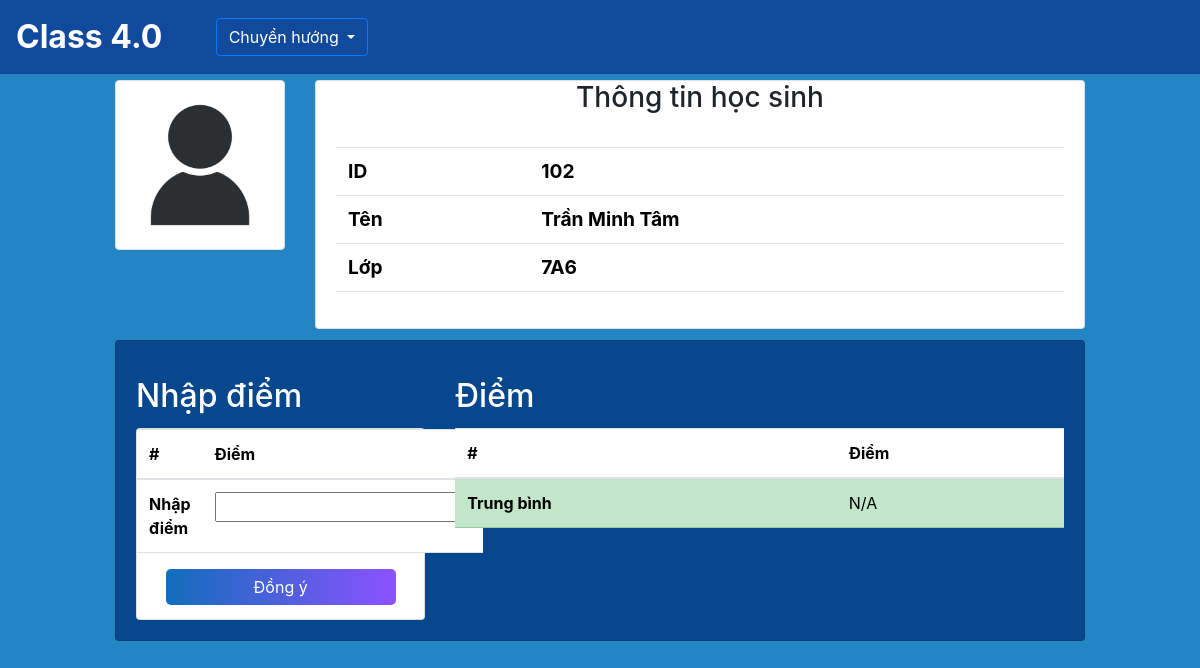
/home/7A6/102/, run on the app's committed database.
### SM/models.py (models this page shows, shortened)
class Student(models.Model):
    id = models.IntegerField(primary_key=True)
    name = models.CharField(max_length=100,blank=False, null=False)
    classroom = models.ForeignKey(Classroom, on_delete=models.CASCADE, related_name='student') # cho phép classroom truy vấn được các student của mình

class Classroom(models.Model):
    name = models.CharField(primary_key=True,max_length=10)
    manager = models.ForeignKey('app_User.Teacher', on_delete=models.CASCADE,related_name='classroom') # 1 lớp chỉ có 1 giáo viên và ngược lại
    def __str__(self):
        return self.name

### CM/views.py (the view)
# urls.py: path('<str:classroom>/<int:student>/', views.detail, name= 'details'),
def detail(request,classroom,student):
    student = get_object_or_404(Student, pk=student)
    now_schedule = get_nowschedule(classroom=classroom)
    subject = None
    if now_schedule:
        subject = now_schedule.subject
    if request.method == 'POST':
        if now_schedule and subject:  # Kiểm tra lại để đảm bảo subject có tồn tại
            form = MarkForm(request.POST, student=student, subject=subject)
            if form.is_valid():
                form.save()
            else:
                messages.error(request, "Có lỗi xảy ra, vui lòng kiểm tra lại.")
        else:
            messages.error(request, 'Hiện không trong giờ dạy')
            return HttpResponseRedirect(request.path_info)
    else:
        form = MarkForm(student=student, subject=subject) if subject else None
    marks = student.marks.filter(student=student,subject=subject)
    context={
        'MarkForm': form,
        'student':student,
        'subject':subject,
        'marks': marks
    }
    return render(request, 'details.html', context)

### CM/forms.py
class MarkForm(forms.ModelForm):
    class Meta:
        model = Mark
        fields = ['scores']  # Chỉ cho phép người dùng nhập điểm
    def __init__(self, *args, **kwargs):
        student = kwargs.pop('student', None)
        subject = kwargs.pop('subject', None)
        super().__init__(*args, **kwargs)
        if subject and student:
            self.instance.student = student
            self.instance.subject = subject
        else:
            self.add_error(None, "Không tìm thấy thông tin hợp lệ để thêm điểm.")

### CM/views.py (called while the page is built)
def get_nowschedule(classroom):
    dayofweek = datetime.now().weekday()
    now = datetime.now()
    period = LessonTime.objects.filter(start_time__lte=now, end_time__gte=now).first()
    schedule = Schedule.objects.filter(classroom=classroom,dayofweek=dayofweek, period=period).first()
    if schedule:
        return schedule
    else:
        return None

### CM/templates/details.html (shortened to what this page needs)
{% extends "base.html" %}
{% load static %}
{% block Nav %}
<div class="dropdown">
    <button type="button" class="btn btn-outline-primary text-white dropdown-toggle" data-bs-toggle="dropdown">
        Chuyển hướng
    </button>
</div>
{% endblock Nav %}
{% block content %}
<div class="row">
    <div class="col-1"></div>
    <div class="col-2">
        <img src="{% static "illustration-of-human-icon-user-symbol-icon-modern-design-on-blank-background-free-vector.jpg" %}" class="img-thumbnail" alt="...">
    </div>
    <div class="col-8">
        <div class="card">
            <h3 class="card-title text-center">Thông tin học sinh</h3>
            <div class="card-body">
                <table class="table">
                    <tbody>
                    <tr>
                        <th class="display-6 font-weight-bold" style="font-size: 1.2em" scope="row">ID</th>
                        <td class="display-6 font-weight-bold" style="font-size: 1.2em">{{ student.id }}</td>
                    </tr>
                    <tr>
                        <th class="display-6 font-weight-bold" style="font-size: 1.2em" scope="row">Tên</th>
                        <td class="display-6 font-weight-bold" style="font-size: 1.2em">{{ student.name }}</td>
                    </tr>
                    <tr>
                        <th class="display-6 font-weight-bold" style="font-size: 1.2em" scope="row">Lớp</th>
                        <td class="display-6 font-weight-bold" style="font-size: 1.2em">{{ student.classroom }}</td>
                    </tr>
                    </tbody>
                </table>
            </div>
        </div>
    </div>
    <div class="col-1"></div>
</div>
<div class="row" style="margin-top: 1%">
    <div class="col-1"></div>
    <div class="col-10">
        <div class="card" style="background-color: #07478D">
            <div class="card-body row">
                <div class="col-4">
                    <h2 class="card-title text-white" style="margin-top: 1rem;">Nhập điểm</h2>
                    <div class="card" style="height: 12rem">
                        <form method="POST">
                            <table class="table">
                                <thead>
                                    <tr>
                                        <th>#</th>
                                        <th>Điểm</th>
                                    </tr>
                                </thead>
                                <tbody>
                                    <tr>
                                        <th>Nhập điểm</th>
                                        <td>
                                                {{ MarkForm.scores }}
                                        </td>
                                    </tr>
                                </tbody>
                            </table>
                            <button type="submit" class="btn btn-primary" style="transform: scale(1.0); width:80%;margin-left: auto; margin-right: auto; margin-top:1rem; display: block; font-size: 1em; border-radius: 5px; background-image: linear-gradient(to right, #126DBC, #8C52FF);border: none;">Đồng ý</button>
                        </form>
                    </div>
                </div>
                <div class="col-8">
                    <h2 class="card-title text-white" style="margin-top: 1rem;">Điểm</h2>
                    <table class="table" id="marks-table">
                        <thead>
                            <tr>
                                <th scope="col">#</th>
                                <th scope="col">Điểm</th>
                            </tr>
                        </thead>
                        <tbody>
                                <tr id="average-row" class="table-success">
                                    <th scope="row">Trung bình</th>
                                    <td id="average-mark" colspan="2"></td>
                                </tr>
                        </tbody>
                    </table>
                </div>
            </div>
        </div>
    </div>
    <div class="col-1"></div>
</div>
{% endblock content %}

### templates/base.html (style rules this page uses)
body { margin: 0; padding: 0; height: 100vh; width: 100vw; overflow-x: hidden; }

### data on the page
Student: id "102", name "Trần Minh Tâm", classroom "7A6"
